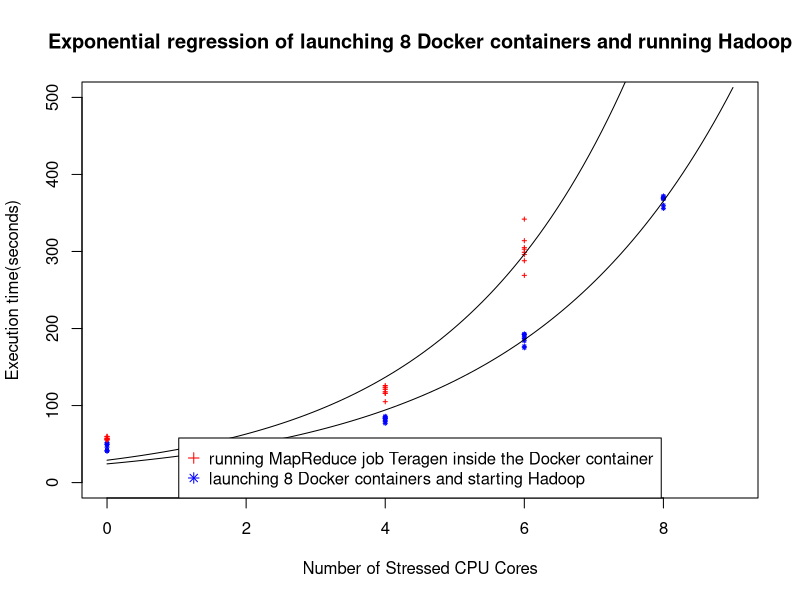

Generate this figure with R:
#!/usr/bin/Rscript
# this is for plotting the tendency of Docker container with stressed cpu cores
old=getwd();
basedir="/home/peipei/course/CSC547/experiment_docker_hadoop/stress_docker";
setwd(basedir);

hadoop_no_stress=c(42,50,52,41,49,41,50,46);
hadoop_cpu4_stress=c(79,83,85,86,77,84,81,83);
hadoop_cpu6_stress=c(177,192,184,189,175,192,193,187);
hadoop_cpu8_stress=c(372,368,360,356,369,369,370,370);
hadoop_stress=c(hadoop_no_stress,hadoop_cpu4_stress,hadoop_cpu6_stress,hadoop_cpu8_stress);
x_hadoop=c(rep(0,each=8),rep(4,each=8),rep(6,each=8),rep(8,each=8))

job_no_stress=c(56,60,57,55,58,56,60,57);
job_cpu4_stress=c(123,126,118,105,124,116,116,121);
job_cpu6_stress=c(314,269,299,303,342,296,288,305);
job_stress=c(job_no_stress,job_cpu4_stress,job_cpu6_stress);
x_job=c(rep(0,each=8),rep(4,each=8),rep(6,each=8));

name="stress_cpu";
png(paste(getwd(),paste(name,"png",sep="."),sep="/"));
plot(x=NULL,y=NULL,mai="Exponential regression of launching 8 Docker containers and running Hadoop",xlab="Number of Stressed CPU Cores",ylab="Execution time(seconds)",xlim=range(0:9),ylim=range(0:500));


f <- function(x,a,b) {a * exp(b * x)}

points(x_hadoop,hadoop_stress,type="p",pch=8,cex=0.4,col="blue");
#reg1<-lm(hadoop_stress~x_hadoop);
#reg1<-lm(log(hadoop_stress)~x_hadoop);
#reg1<-nls(hadoop_stress~exp(b*x_hadoop),start=list(b=1.3));
#abline(reg1,col="blue");

reg1<-nls(hadoop_stress~f(x_hadoop,a,b),start=c(a=1, b=1));
co <- coef(reg1);
curve(f(x, a=co[1], b=co[2]), add = TRUE);

points(x_job,job_stress,type="p",pch=3,cex=0.4,col="red");
#reg2<-lm(job_stress~x_job);
#reg2<-lm(log(job_stress)~x_job);
#reg2<-nls(job_stress~exp(a*x_job),start=list(a=1.3));
#reg2<-nls(job_stress~f(x_job,a,b),start=c(a=2, b=1));
#abline(reg2,col="red");

reg2<-nls(job_stress~f(x_job,a,b),start=c(a=1, b=1));
co <- coef(reg2);
curve(f(x, a=co[1], b=co[2]), add = TRUE);

legend("bottom",horiz=FALSE,legend=c("running MapReduce job Teragen inside the Docker container","launching 8 Docker containers and starting Hadoop"), pch=c(3,8), col=c("red","blue"))

dev.off();
